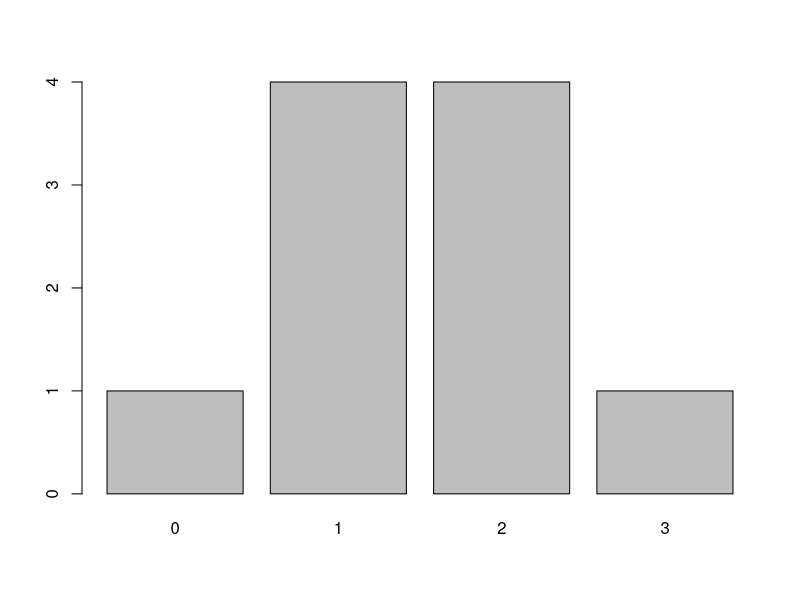
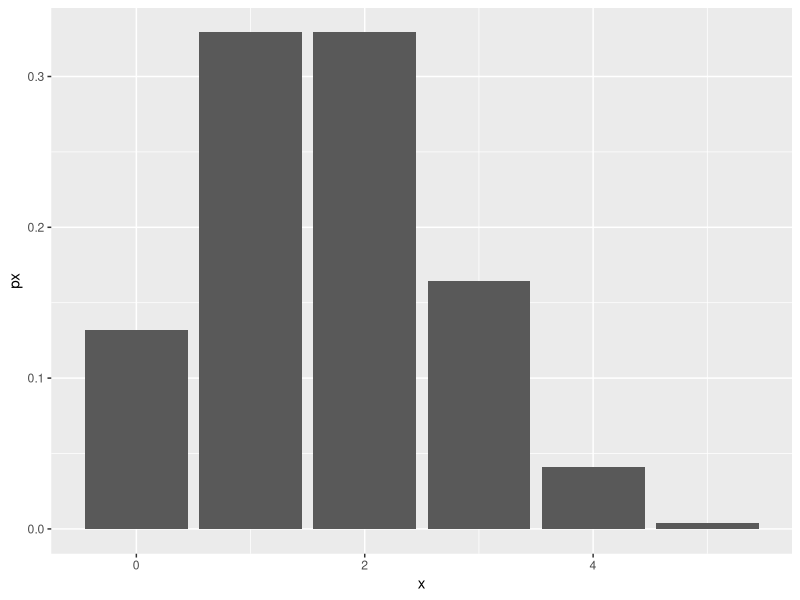

R code for these plots, in order:
#funcao binomial

prob = function(x,n,p){
  choose(n,x)*(p^(x))*((1-p)^(n-x))
}

####EX1####
#prob de queimar
p=0.1
#numero de capacitores
n=10

#a) b)
cbind(0:10,prob(0:10,n,p))

#c)
1-prob(0,n,p)

#d)
1-prob(10,n,p)

#e)
n*p

#f)
#variancia
0.1*(.9)
#desvpad
sqrt(0.1*(.9))

1-prob(2,n,0.9)

####EX2####
n=16
p=3/4
#a)
sum(prob(12:16,n,p))

#b)
sum(prob(0:13,n,p))

#c)
prob(12,n,p)

#d)
80*3/4



####Aula2####

poisson = function(lamb,x){
  (exp(-lamb)*lamb^x)/factorial(x)
}

poisson(5,0)+poisson(5,1)+poisson(5,2)

1 - (poisson(5,0)+poisson(5,1)+poisson(5,2)+poisson(5,3)+poisson(5,4)+poisson(5,5))

dpois(240,260)

dbinom(2,5,1/3)

dbinom(0:5,5,1/3)

sum(dbinom(0:2,5,1/3))
sum(pbinom(2,5,1/3))

qbinom(0.7901,5,1/3)

rbinom(10,5,1/3)

barplot(table(rbinom(10,5,1/3)))

install.packages('ggplot2')
library(ggplot2)

x=0:5
px = dbinom(x,5,1/3)
jorge = data.frame(x,px)
ggplot(jorge, aes(x,px))+geom_col()
